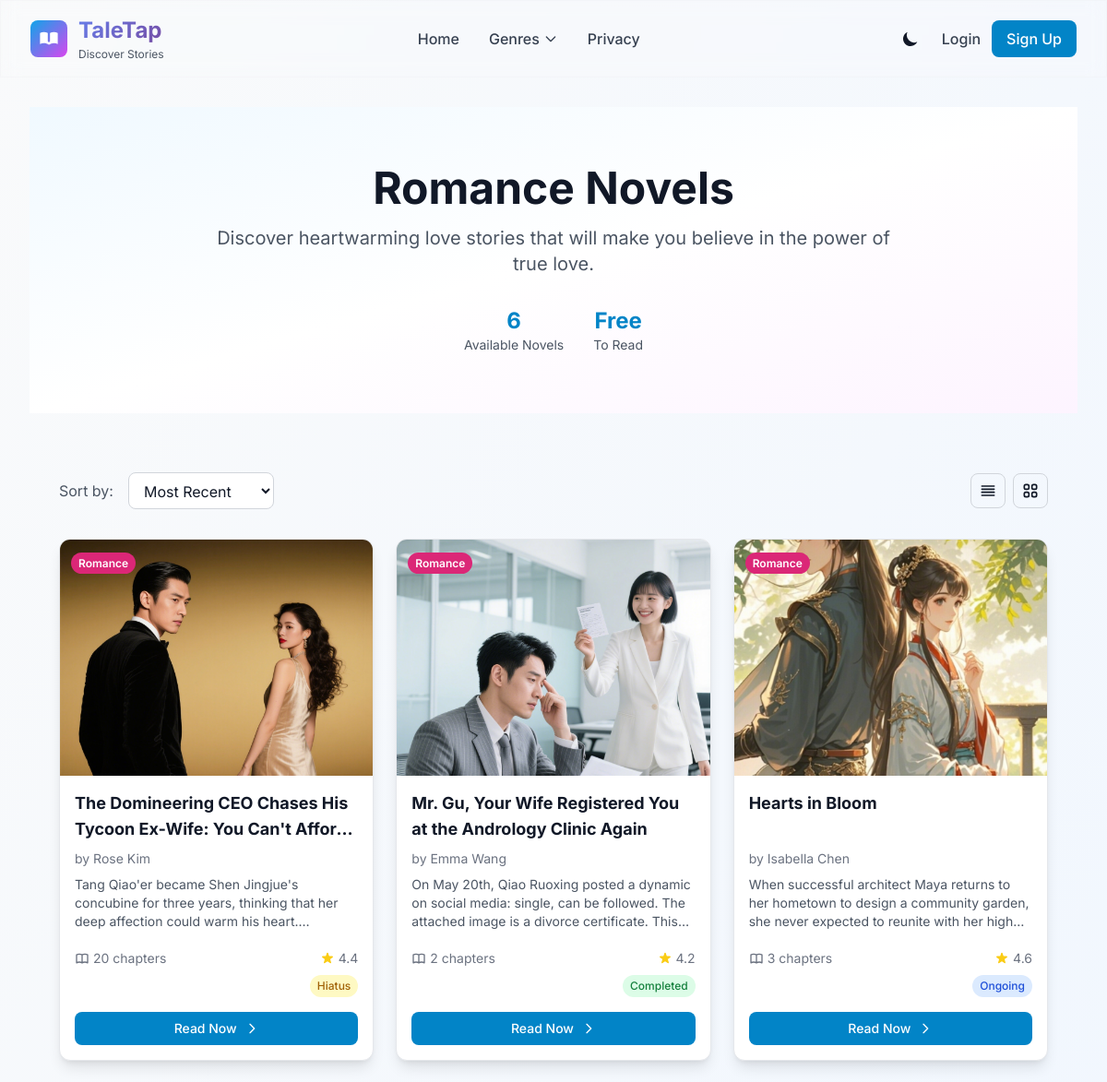
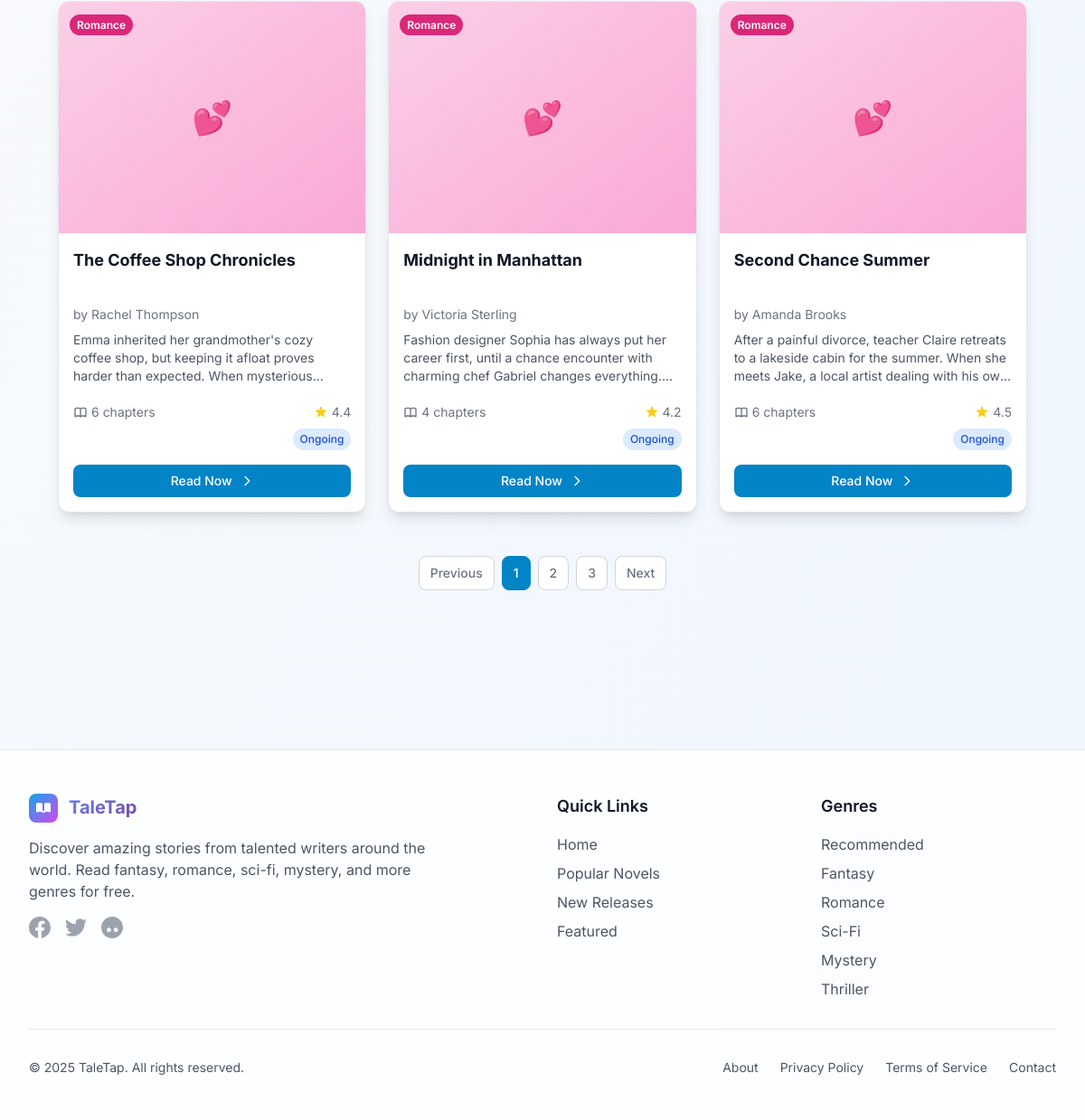
/category/Romance, run on the app's committed database (2 pictures, top to bottom).
### models.py (models this page shows)
class Novel(db.Model):
    id = db.Column(db.Integer, primary_key=True)
    title = db.Column(db.String(100), nullable=False)
    description = db.Column(db.Text, nullable=False)
    cover_image = db.Column(db.String(200))  # 封面图片路径
    chapters = db.relationship('Chapter', backref='novel', lazy=True)
    category = db.Column(db.String(50))
    author = db.Column(db.String(100), default='Unknown Author')
    rating = db.Column(db.Float, default=0.0)
    total_reads = db.Column(db.Integer, default=0)
    total_bookmarks = db.Column(db.Integer, default=0)
    total_reviews = db.Column(db.Integer, default=0)
    status = db.Column(db.String(20), default='ongoing')  # 'ongoing', 'completed', 'hiatus'
    created_at = db.Column(db.DateTime, default=lambda: datetime.utcnow())
    updated_at = db.Column(db.DateTime, default=lambda: datetime.utcnow(), onupdate=lambda: datetime.utcnow())

### app.py (the view)
@app.route('/category/<string:category>')
def category(category):
    novels = Novel.query.filter_by(category=category).all()
    return render_template('category.html', novels=novels, category=category, meta_description=f"Explore {category} novels on TaleTap.")

### templates/category.html (shortened to what this page needs)
{% extends 'base.html' %}
{% block content %}
<section class="bg-gradient-to-br from-primary-50 via-white to-accent-50 dark:from-gray-900 dark:via-gray-800 dark:to-gray-900 py-16">
    <div class="max-w-7xl mx-auto px-4 sm:px-6 lg:px-8">
        <div class="text-center">
            <h1 class="text-4xl md:text-5xl font-bold text-gray-900 dark:text-white mb-4">
                {{ category }} Novels
            </h1>
            <p class="text-xl text-gray-600 dark:text-gray-300 max-w-3xl mx-auto">
                {% if category == 'Fantasy' %}
                    Embark on magical journeys filled with wizards, dragons, and epic adventures in fantastical realms.
                {% elif category == 'Romance' %}
                    Discover heartwarming love stories that will make you believe in the power of true love.
                {% elif category == 'Recommended' %}
                    Our carefully curated selection of the best novels across all genres, handpicked just for you.
                {% elif category == 'Sci-Fi' %}
                    Explore futuristic worlds, advanced technology, and mind-bending scientific concepts.
                {% elif category == 'Mystery' %}
                    Unravel thrilling mysteries, solve puzzling crimes, and follow compelling detective stories.
                {% elif category == 'Thriller' %}
                    Experience heart-pounding suspense, edge-of-your-seat action, and gripping psychological drama.
                {% else %}
                    Discover amazing stories in the {{ category }} genre.
                {% endif %}
            </p>
            <div class="flex justify-center items-center mt-8 space-x-8">
                <div class="text-center">
                    <div class="text-2xl font-bold text-primary-600 dark:text-primary-400">{{ novels|length }}</div>
                    <div class="text-sm text-gray-600 dark:text-gray-400">Available Novels</div>
                </div>
                <div class="text-center">
                    <div class="text-2xl font-bold text-primary-600 dark:text-primary-400">Free</div>
                    <div class="text-sm text-gray-600 dark:text-gray-400">To Read</div>
                </div>
            </div>
        </div>
    </div>
</section>
<section class="py-16">
    <div class="max-w-7xl mx-auto px-4 sm:px-6 lg:px-8">
        {% if novels %}
            <div class="flex flex-col sm:flex-row justify-between items-start sm:items-center mb-8 gap-4">
                <div class="flex items-center space-x-4">
                    <span class="text-gray-600 dark:text-gray-400">Sort by:</span>
                    <select class="px-3 py-2 border border-gray-300 dark:border-gray-600 rounded-lg bg-white dark:bg-gray-800 text-gray-900 dark:text-white focus:outline-none focus:ring-2 focus:ring-primary-500">
                        <option>Most Recent</option>
                    </select>
                </div>
                <div class="flex items-center space-x-2">
                    <button class="p-2 border border-gray-300 dark:border-gray-600 rounded-lg hover:bg-gray-50 dark:hover:bg-gray-700 transition-colors">
                        <svg class="w-5 h-5" fill="none" stroke="currentColor" viewBox="0 0 24 24">
                            <path stroke-linecap="round" stroke-linejoin="round" stroke-width="2" d="M4 6h16M4 10h16M4 14h16M4 18h16"/>
                        </svg>
                    </button>
                    <button class="p-2 border border-gray-300 dark:border-gray-600 rounded-lg hover:bg-gray-50 dark:hover:bg-gray-700 transition-colors">
                    </button>
                </div>
            </div>
            <div class="grid grid-cols-1 sm:grid-cols-2 lg:grid-cols-3 xl:grid-cols-4 gap-6">
                {% for novel in novels %}
                <article class="novel-card group bg-white dark:bg-gray-800 rounded-xl shadow-lg overflow-hidden hover-lift transition-all duration-300 border border-gray-200 dark:border-gray-700 flex flex-col">
                    <div class="relative overflow-hidden">
                        {% if novel.cover_image %}
                        <img src="{{ url_for('static', filename='img/' + novel.cover_image) }}"
                             alt="{{ novel.title }} cover"
                             class="w-full h-64 object-cover group-hover:scale-105 transition-transform duration-300"
                             loading="lazy">
                        {% else %}
                        <div class="w-full h-64 bg-gradient-to-br
                            {% if category == 'Fantasy' %}from-purple-200 to-purple-300 dark:from-purple-700 dark:to-purple-600{% elif category == 'Romance' %}from-pink-200 to-pink-300 dark:from-pink-700 dark:to-pink-600{% else %}from-gray-200 to-gray-300 dark:from-gray-700 dark:to-gray-600{% endif %}
                            flex items-center justify-center">
                            {% if category == 'Fantasy' %}
                            <span class="text-4xl">🐉</span>
                            {% elif category == 'Romance' %}
                            <span class="text-4xl">💕</span>
                            {% elif category == 'Sci-Fi' %}
                            <span class="text-4xl">🚀</span>
                            {% elif category == 'Mystery' %}
                            <span class="text-4xl">🔍</span>
                            {% elif category == 'Thriller' %}
                            <span class="text-4xl">⚡</span>
                            {% endif %}
                        </div>
                        {% endif %}
                        <div class="absolute top-3 left-3">
                            <span class="px-2 py-1 text-xs font-semibold text-white rounded-full
                                {% if category == 'Fantasy' %}bg-purple-600{% elif category == 'Romance' %}bg-pink-600{% elif category == 'Sci-Fi' %}bg-blue-600{% elif category == 'Mystery' %}bg-yellow-600{% elif category == 'Thriller' %}bg-red-600{% else %}bg-primary-600{% endif %}">
                                {{ novel.category or category }}
                            </span>
                        </div>
                    </div>
                    <div class="p-4 flex flex-col flex-grow">
                        <div class="flex-grow">
                            <h3 class="text-lg font-bold text-gray-900 dark:text-white mb-2 h-14 line-clamp-2 group-hover:text-primary-600 dark:group-hover:text-primary-400 transition-colors">
                                {{ novel.title }}
                            </h3>
                        {% if novel.author %}
                        <p class="text-sm text-gray-500 dark:text-gray-400 mb-2">by {{ novel.author }}</p>
                        {% endif %}
                            <p class="text-gray-600 dark:text-gray-300 text-sm mb-4 h-16 line-clamp-3">
                                {{ novel.description[:150] }}{% if novel.description|length > 150 %}...{% endif %}
                            </p>
                            <div class="flex items-center justify-between text-sm text-gray-500 dark:text-gray-400 mb-2">
                                <div class="flex items-center">
                                    {{ novel.chapters|length or 0 }} chapters
                                </div>
                                {% if novel.rating %}
                                <div class="flex items-center">
                                    {{ novel.rating }}
                                </div>
                                {% endif %}
                            </div>
                            <div class="flex justify-end mb-4">
                                {% if novel.status == 'completed' %}
                                <span class="px-2 py-1 text-xs font-medium text-green-700 bg-green-100 dark:text-green-400 dark:bg-green-900/30 rounded-full">
                                    Completed
                                </span>
                                {% elif novel.status == 'hiatus' %}
                                <span class="px-2 py-1 text-xs font-medium text-yellow-700 bg-yellow-100 dark:text-yellow-400 dark:bg-yellow-900/30 rounded-full">
                                    Hiatus
                                </span>
                                {% else %}
                                <span class="px-2 py-1 text-xs font-medium text-blue-700 bg-blue-100 dark:text-blue-400 dark:bg-blue-900/30 rounded-full">
                                    Ongoing
                                </span>
                                {% endif %}
                            </div>
                        </div>
                        <a href="{{ url_for('novel', novel_id=novel.id) }}"
                           class="inline-flex items-center justify-center w-full px-4 py-2 text-sm font-medium text-white bg-primary-600 hover:bg-primary-700 rounded-lg transition-colors group-hover:shadow-lg mt-auto">
                            Read Now
                            <svg class="w-4 h-4 ml-2" fill="none" stroke="currentColor" viewBox="0 0 24 24">
                                <path stroke-linecap="round" stroke-linejoin="round" stroke-width="2" d="M9 5l7 7-7 7"/>
                            </svg>
                        </a>
                    </div>
                </article>
                {% endfor %}
            </div>
            <div class="flex justify-center mt-12">
                <nav class="flex items-center space-x-2">
                    <button class="px-3 py-2 text-sm font-medium text-gray-500 bg-white border border-gray-300 rounded-lg hover:bg-gray-50 dark:bg-gray-800 dark:border-gray-600 dark:text-gray-400 dark:hover:bg-gray-700">
                        Previous
                    </button>
                    <button class="px-3 py-2 text-sm font-medium text-white bg-primary-600 border border-primary-600 rounded-lg">
                        1
                    </button>
                    <button class="px-3 py-2 text-sm font-medium text-gray-500 bg-white border border-gray-300 rounded-lg hover:bg-gray-50 dark:bg-gray-800 dark:border-gray-600 dark:text-gray-400 dark:hover:bg-gray-700">
                        2
                    </button>
                    <button class="px-3 py-2 text-sm font-medium text-gray-500 bg-white border border-gray-300 rounded-lg hover:bg-gray-50 dark:bg-gray-800 dark:border-gray-600 dark:text-gray-400 dark:hover:bg-gray-700">
                        3
                    </button>
                    <button class="px-3 py-2 text-sm font-medium text-gray-500 bg-white border border-gray-300 rounded-lg hover:bg-gray-50 dark:bg-gray-800 dark:border-gray-600 dark:text-gray-400 dark:hover:bg-gray-700">
                        Next
                    </button>
                </nav>
            </div>
        {% endif %}
    </div>
</section>
{% endblock %}

### data on the page
Novel: cover_image (picture), category "Romance", title "The Domineering CEO Chases His Tycoon Ex-Wife: You Can't…", author "Rose Kim", description "Tang Qiao'er became Shen Jingjue's concubine for three years, thinking that her deep affection could warm his…", chapters|length "20", rating "4.4", status "Hiatus"
Novel: cover_image (picture), category "Romance", title "Mr. Gu, Your Wife Registered You at the Andrology Clinic Again", author "Emma Wang", description "On May 20th, Qiao Ruoxing posted a dynamic on social media: single, can be followed. The attached image is a divorce certificate.…", chapters|length "2", rating "4.2", status "Completed"
Novel: cover_image (picture), category "Romance", title "Hearts in Bloom", author "Isabella Chen", description "When successful architect Maya returns to her hometown to design a community garden, she never expected to reunite with her…", chapters|length "3", rating "4.6", status "Ongoing"
Novel: category "Romance", title "The Coffee Shop Chronicles", author "Rachel Thompson", description "Emma inherited her grandmother's cozy coffee shop, but keeping it afloat proves harder than expected. When…", chapters|length "6", rating "4.4", status "Ongoing"
Novel: category "Romance", title "Midnight in Manhattan", author "Victoria Sterling", description "Fashion designer Sophia has always put her career first, until a chance encounter with charming chef Gabriel changes…", chapters|length "4", rating "4.2", status "Ongoing"
Novel: category "Romance", title "Second Chance Summer", author "Amanda Brooks", description "After a painful divorce, teacher Claire retreats to a lakeside cabin for the summer. When she meets Jake, a local artist dealing with his…", chapters|length "6", rating "4.5", status "Ongoing"

### other printed values
{{ category }} "Romance"
{{ novels|length }} "6"
